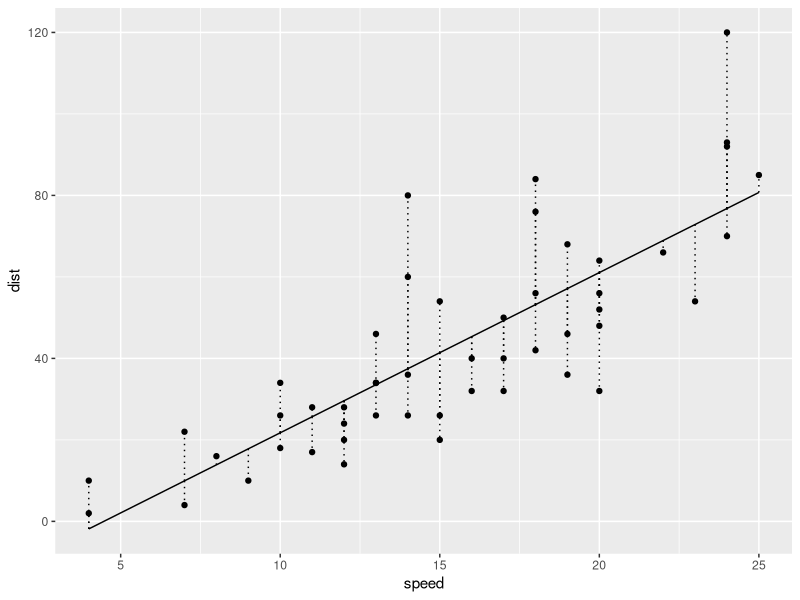
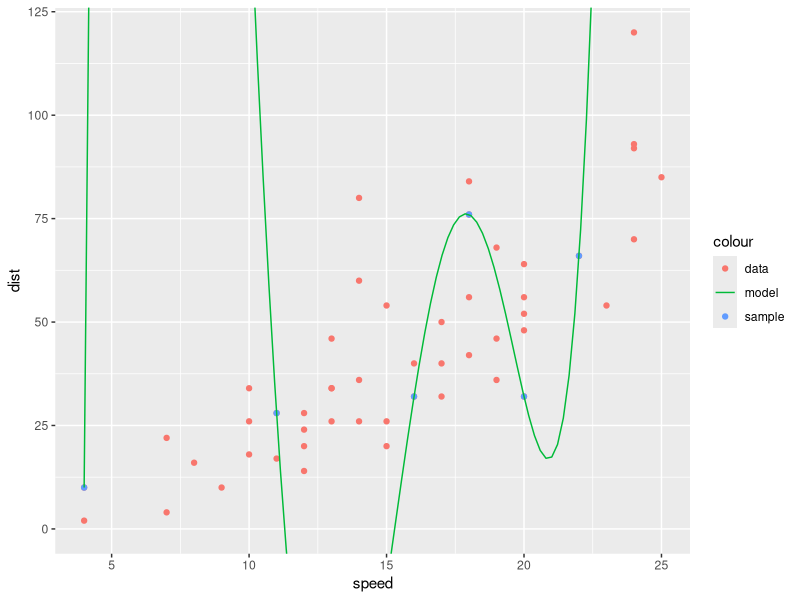

Write the R code that produced these figures, in order.
## ---- chunk 1
library(caret)
library(tidyverse)
my_data <- cars
my_model <- train(form = dist ~ speed, data = my_data, method = "lm")

y  <- my_data$dist
y_ <- my_model %>% predict(my_data)
my_data$y_ <- y_
## ---- chunk 2
my_data$residual <- y - y_
head(my_data)
#>   speed dist        y_  residual
#> 1     4    2 -1.849460  3.849460
#> 2     4   10 -1.849460 11.849460
#> 3     7    4  9.947766 -5.947766
#> 4     7   22  9.947766 12.052234
#> 5     8   16 13.880175  2.119825
#> 6     9   10 17.812584 -7.812584
## ---- chunk 3
my_data %>%
  ggplot(aes(x = speed, y = dist)) +
  geom_point() +
  geom_line(aes(x = speed, y = y_)) +
  geom_linerange(mapping = aes(ymin = y_, ymax = dist), linetype = "dotted")
## ---- chunk 4
RMSE(y_, y)
# あるいは
mean((my_data$residual^2))**0.5

#> [1] 15.06886
## ---- chunk 5
R2(pred = y_, obs = y,
   form = "traditional")
#> [1] 0.6510794
## ---- chunk 6
R2(pred = y_, obs = y,
   form = "corr")
# あるいは
summary(my_model$finalModel)$r.squared
#> [1] 0.6510794
## ---- chunk 7
my_test <- my_data[1:3, ]
y  <- my_test$dist
y_ <- my_model %>% predict(my_test)

R2(pred = y_, obs = y,
   form = "traditional")
#> [1] -4.498191  # 決定係数1

R2(pred = y_, obs = y,
   form = "corr")
#> [1] 0.07692308 # 決定係数6
## ---- chunk 8
library(caret)
library(tidyverse)
my_data <- cars
my_idx <- c(2, 11, 27, 34, 39, 44)
my_sample <- my_data[my_idx, ]
## ---- chunk 9
options(warn = -1) # これ以降，警告を表示しない．
my_model <- train(form = dist ~ poly(speed, degree = 5, raw = TRUE),
                  data = my_sample,
                  method = "lm")
options(warn = 0)  # これ以降，警告を表示する．

y  <- my_sample$dist
y_ <- my_model %>% predict(my_sample)
## ---- chunk 10
RMSE(y_, y)
#> [1] 1.042275e-10 # RMSE

R2(pred = y_, obs = y,
   form = "traditional")
#> [1] 1 # 決定係数1

R2(pred = y_, obs = y,
   form = "corr")
#> [1] 1 # 決定係数6
## ---- chunk 11
f <- function(x) { my_model %>% predict(data.frame(speed = x)) }

my_data %>%
  ggplot(aes(x = speed, y = dist, color = "data")) +
  geom_point() +
  geom_point(data = my_sample, mapping = aes(color = "sample")) +
  stat_function(fun = f, mapping = aes(color = "model")) +
  coord_cartesian(ylim = c(0, 120))
